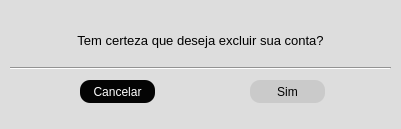
<?xml version="1.0" encoding="UTF-8"?>
<ui version="4.0">
 <class>Form</class>
 <widget class="QWidget" name="Form">
  <property name="geometry">
   <rect>
    <x>0</x>
    <y>0</y>
    <width>401</width>
    <height>129</height>
   </rect>
  </property>
  <property name="windowTitle">
   <string>Form</string>
  </property>
  <property name="styleSheet">
   <string notr="true">background-color: rgb(221, 221, 221);</string>
  </property>
  <widget class="QLabel" name="label">
   <property name="geometry">
    <rect>
     <x>70</x>
     <y>30</y>
     <width>261</width>
     <height>20</height>
    </rect>
   </property>
   <property name="font">
    <font>
     <pointsize>10</pointsize>
    </font>
   </property>
   <property name="text">
    <string>Tem certeza que deseja excluir sua conta?</string>
   </property>
   <property name="alignment">
    <set>Qt::AlignCenter</set>
   </property>
  </widget>
  <widget class="QPushButton" name="btn_confirma">
   <property name="geometry">
    <rect>
     <x>250</x>
     <y>80</y>
     <width>75</width>
     <height>23</height>
    </rect>
   </property>
   <property name="cursor">
    <cursorShape>PointingHandCursor</cursorShape>
   </property>
   <property name="toolTip">
    <string>Essa ação não pode ser desfeita!</string>
   </property>
   <property name="styleSheet">
    <string notr="true">QPushButton{
	color: rgb(0, 0, 0);
	background-color: rgb(202, 202, 202);
border-radius: 10px;
}

QPushButton:hover{
background-color: rgb(122, 122, 122);
color: rgb(255, 255, 255);

}</string>
   </property>
   <property name="text">
    <string>Sim</string>
   </property>
  </widget>
  <widget class="QPushButton" name="btn_cancelar">
   <property name="geometry">
    <rect>
     <x>80</x>
     <y>80</y>
     <width>75</width>
     <height>23</height>
    </rect>
   </property>
   <property name="cursor">
    <cursorShape>PointingHandCursor</cursorShape>
   </property>
   <property name="styleSheet">
    <string notr="true">

QPushButton{
color: rgb(255, 255, 255);
	background-color: rgb(4, 4, 4);
border-radius: 10px;
}

QPushButton:hover{
background-color: rgb(255, 255, 255);
	color: rgb(0, 0, 0);
}</string>
   </property>
   <property name="text">
    <string>Cancelar</string>
   </property>
  </widget>
  <widget class="Line" name="line">
   <property name="geometry">
    <rect>
     <x>10</x>
     <y>60</y>
     <width>381</width>
     <height>16</height>
    </rect>
   </property>
   <property name="orientation">
    <enum>Qt::Horizontal</enum>
   </property>
  </widget>
 </widget>
 <resources/>
 <connections/>
</ui>
